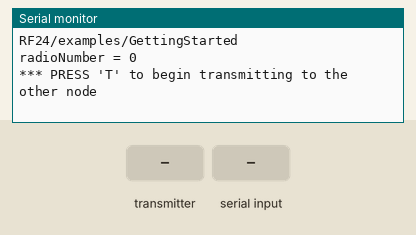
Simulated run of this sketch. Board: Arduino Uno, built for the host (arithmetic inside an expression is 32-bit, double 64-bit). Shown: the last lines printed to the serial monitor. The test bench sets the inputs (shaded band). No radio packets arrive unless stated.

Above: at 1.2 s.
1.3 s: the transmitter starts sending payload = 0
At 1.37 s:
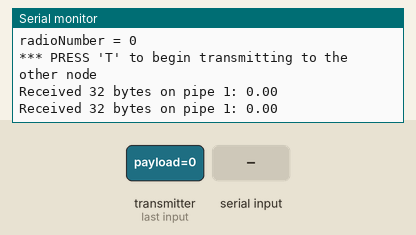
3.2 s: "T" received over Serial
At 4.0 s:
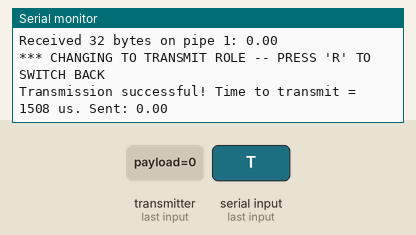
4.7 s: "R" received over Serial
At 5.27 s:
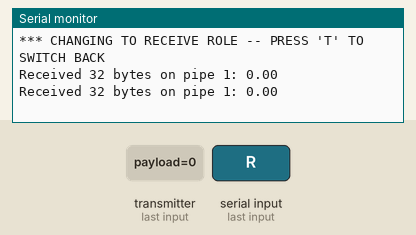

The sketch:

stm32-nrf-transceiver.ino
```cpp
// (licence header left out)
/**
 * A simple example of sending data from 1 nRF24L01 transceiver to another.
 *
 * This example was written to be used on 2 devices acting as "nodes".
 * Use the Serial Monitor to change each node's behavior.
 */
#include <SPI.h>
#include <nRF24L01.h>
#include <RF24.h>

#define CE_PIN PB0
#define CSN_PIN PA4
// instantiate an object for the nRF24L01 transceiver
RF24 radio(CE_PIN, CSN_PIN);

// Let these addresses be used for the pair
uint8_t address[][6] = { "1Node", "2Node" };
// It is very helpful to think of an address as a path instead of as
// an identifying device destination

// to use different addresses on a pair of radios, we need a variable to
// uniquely identify which address this radio will use to transmit
bool radioNumber = 1;  // 0 uses address[0] to transmit, 1 uses address[1] to transmit

// Used to control whether this node is sending or receiving
bool role = false;  // true = TX role, false = RX role

// For this example, we'll be using a payload containing
// a single float number that will be incremented
// on every successful transmission
float payload = 0.0;

void setup() {

  Serial.begin(115200);
  while (!Serial) {
    // some boards need to wait to ensure access to serial over USB
  }

  // initialize the transceiver on the SPI bus
  if (!radio.begin()) {
    Serial.println(F("radio hardware is not responding!!"));
    while (1) {}  // hold in infinite loop
  }

  // print example's introductory prompt
  Serial.println(F("RF24/examples/GettingStarted"));

  // To set the radioNumber via the Serial monitor on startup
  // Serial.println(F("Which radio is this? Enter '0' or '1'. Defaults to '0'"));
  // while (!Serial.available()) {
  //   // wait for user input
  // }
  //char input = Serial.parseInt();
  char input = 0;
  radioNumber = input == 1;
  Serial.print(F("radioNumber = "));
  Serial.println((int)radioNumber);

  // role variable is hardcoded to RX behavior, inform the user of this
  Serial.println(F("*** PRESS 'T' to begin transmitting to the other node"));

  // Set the PA Level low to try preventing power supply related problems
  // because these examples are likely run with nodes in close proximity to
  // each other.
  radio.setPALevel(RF24_PA_LOW);  // RF24_PA_MAX is default.

  // save on transmission time by setting the radio to only transmit the
  // number of bytes we need to transmit a float
  radio.setPayloadSize(sizeof(payload));  // float datatype occupies 4 bytes

  // set the TX address of the RX node into the TX pipe
  radio.openWritingPipe(address[radioNumber]);  // always uses pipe 0

  // set the RX address of the TX node into a RX pipe
  radio.openReadingPipe(1, address[!radioNumber]);  // using pipe 1

  // additional setup specific to the node's role
  if (role) {
    radio.stopListening();  // put radio in TX mode
  } else {
    radio.startListening();  // put radio in RX mode
  }

  // For debugging info
  // printf_begin();             // needed only once for printing details
  // radio.printDetails();       // (smaller) function that prints raw register values
  // radio.printPrettyDetails(); // (larger) function that prints human readable data

}  // setup

void loop() {

  if (role) {
    // This device is a TX node

    unsigned long start_timer = micros();                // start the timer
    bool report = radio.write(&payload, sizeof(float));  // transmit & save the report
    unsigned long end_timer = micros();                  // end the timer

    if (report) {
      Serial.print(F("Transmission successful! "));  // payload was delivered
      Serial.print(F("Time to transmit = "));
      Serial.print(end_timer - start_timer);  // print the timer result
      Serial.print(F(" us. Sent: "));
      Serial.println(payload);  // print payload sent
      payload += 0.01;          // increment float payload
    } else {
      Serial.println(F("Transmission failed or timed out"));  // payload was not delivered
    }

    // to make this example readable in the serial monitor
    delay(1000);  // slow transmissions down by 1 second

  } else {
    // This device is a RX node

    uint8_t pipe;
    if (radio.available(&pipe)) {              // is there a payload? get the pipe number that recieved it
      uint8_t bytes = radio.getPayloadSize();  // get the size of the payload
      radio.read(&payload, bytes);             // fetch payload from FIFO
      Serial.print(F("Received "));
      Serial.print(bytes);  // print the size of the payload
      Serial.print(F(" bytes on pipe "));
      Serial.print(pipe);  // print the pipe number
      Serial.print(F(": "));
      Serial.println(payload);  // print the payload's value
    }
  }  // role

  if (Serial.available()) {
    // change the role via the serial monitor

    char c = toupper(Serial.read());
    if (c == 'T' && !role) {
      // Become the TX node

      role = true;
      Serial.println(F("*** CHANGING TO TRANSMIT ROLE -- PRESS 'R' TO SWITCH BACK"));
      radio.stopListening();

    } else if (c == 'R' && role) {
      // Become the RX node

      role = false;
      Serial.println(F("*** CHANGING TO RECEIVE ROLE -- PRESS 'T' TO SWITCH BACK"));
      radio.startListening();
    }
  }

}  // loop
```

Measured:
- after the input at 1.3 s, the serial monitor: prints a new line at once (image 1)
- after the input at 3.2 s, the serial monitor: prints a new line at once (image 2)
- after the input at 4.7 s, the serial monitor: prints a new line after 0.51 s (image 3)
